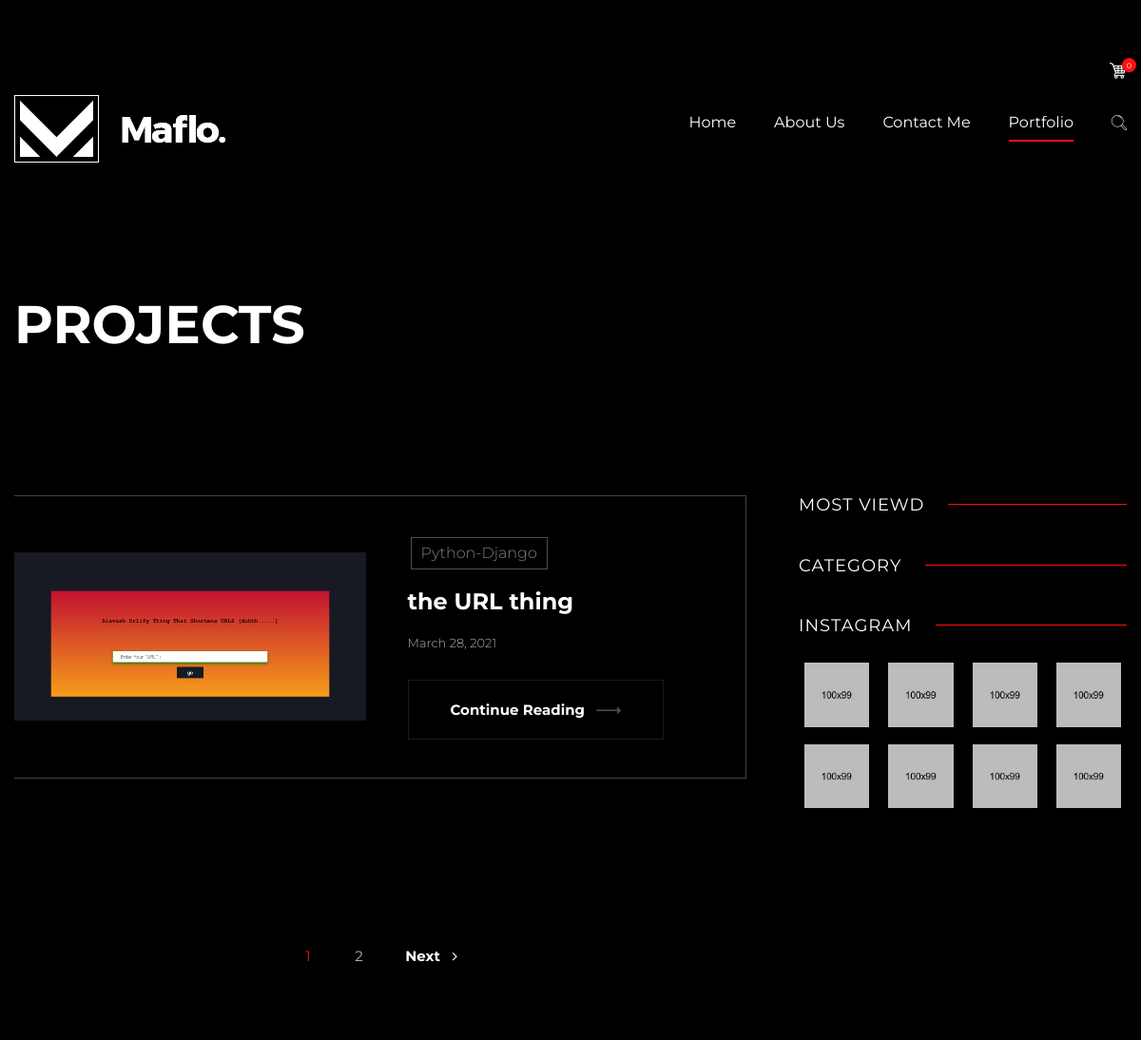
The app's page /projects with its own data.
### CVprojects/models.py (models this page shows, shortened)
class Project(models.Model):
    title       = models.CharField(max_length=50, blank=False)
    caption     = models.TextField(max_length=700, blank=False)
    slug        = models.SlugField(max_length=20, blank=True, unique=True)
    technology  = models.ManyToManyField(LANGUAGE, blank=True)
    category    = models.ManyToManyField(Categories, blank=True)
    source_code = models.CharField(max_length=200, blank=True)
    imagMain    = models.ImageField(blank=False, upload_to=media_upload_path)
    views    = models.PositiveIntegerField(default=0)
    isActive = models.BooleanField(default=True)
    objects = ProjectsManager()
    timestamp = models.DateTimeField(auto_now_add=True)
    def get_absolute_url(self):
        return f"/projects/{self.slug}"

class Categories(models.Model):
    category = models.CharField(max_length=40)
    objects  = CategoryManager()
    def __str__(self):
        return self.category

### CVprojects/views.py (the view)
# urls.py: path('projects', projects),
def projects(request, *args, **kwargs):
    projectList = Project.objects.get_all_active()
    paginator = Paginator(projectList, 1, allow_empty_first_page=True)
    pageRequest = request.GET.get('page')
    pageObj = paginator.get_page(pageRequest)
    context = {
        'list'       :  pageObj,
        'paginator'  : paginator,
        'pageRequest': pageRequest
    }
    return render(request, 'projects.html', context)

### CVprojects/models.py (called while the page is built)
    def get_all_active(self):
        return self.get_queryset().filter(isActive=True)

### CVprojects/templates/projects.html (shortened to what this page needs)
{% load static %}
<!DOCTYPE html>
<html lang="en">
    <head>
        {% include 'components/head.html' %}
   </head>
<body>
    <div class="page-wrapper">
        {% include 'components/siteheader.html'%}
        <section class="page-title">
            <div class="auto-container">
                <h1>Projects</h1>
            </div>
        </section>
        <div class="sidebar-page-container">
            <div class="auto-container">
                <div class="row clearfix">
                    <div class="content-side col-lg-8 col-md-12 col-sm-12">
                        <div class="blog-details">
                            {% for project in list %}
                            <div class="news-block-two">
                                <div class="inner-box project-border">
                                    <div class="row clearfix">
                                        <div class="flex-align-center image-column col-lg-6 col-md-6 col-sm-12">
                                            <div class="inner-column">
                                                <div class="image">
                                                    <a href="{{project.get_absolute_url}}"><img src="{{project.imagMain.url}}" alt=""></a>
                                                </div>
                                            </div>
                                        </div>
                                        <div class="content-column col-lg-6 col-md-6 col-sm-12">
                                            <div class="inner-column">
                                                {% for cat in project.category.all %}
                                                <div class="category">{{cat}}</div>
                                                {%endfor%}
                                                <h4><a href="{{project.get_absolute_url}}">{{project.title}}</a></h4>
                                                <div class="post-date">{{project.timestamp | date}}</div>
                                                <a href="{{project.get_absolute_url}}" class="theme-btn btn-style-one">continue reading <span class="arrow flaticon-next-3"></span></a>
                                            </div>
                                        </div>
                                    </div>
                                </div>
                            </div>
                            <br><br><br>
                            {% endfor %}
                            <div class="paginator">
                                <ul class="styled-pagination">
                                    {% for num in paginator.page_range %}
                                    <li><a href="?page={{num}}" class="{% if num == list.number %}active{%endif%}">{{num}}</a></li>
                                    {%endfor%}
                                    {% if list.has_next %}
                                    <li class="next"><a href="?page={{list.next_page_number}}">Next &nbsp; <span class="fa fa-angle-right"></span></a></li>
                                    {% endif %}
                                </ul>
                            </div>
                        </div>
                    </div>
                    <div class="sidebar-side col-lg-4 col-md-12 col-sm-12">
                        <aside class="sidebar">
                            <div class="sidebar-widget popular-posts">
                                <div class="sidebar-title">
                                    <h3>Most Viewd</h3>
                                </div>
                            </div>
                            <div class="sidebar-widget category-widget">
                                <div class="sidebar-title">
                                    <h3>Category</h3>
                                </div>
                            </div>
                            <div class="sidebar-widget instagram-widget">
                                <div class="sidebar-title">
                                    <h3>instagram</h3>
                                </div>
                                <div class="widget-content">
                                    <div class="images-outer clearfix">
                                        <figure  class="image-box">
                                        <img src="{% static 'images/gallery/instagram-1.jpg' %}" alt=""></figure>
                                        <figure class="image-box">
                                        <img src="{% static 'images/gallery/instagram-1.jpg' %}" alt=""></figure>
                                        <figure class="image-box">
                                        <img src="{% static 'images/gallery/instagram-1.jpg' %}" alt=""></figure>
                                        <figure class="image-box">
                                        <img src="{% static 'images/gallery/instagram-1.jpg' %}" alt=""></figure>
                                        <figure class="image-box">
                                        <img src="{% static 'images/gallery/instagram-1.jpg' %}" alt=""></figure>
                                        <figure class="image-box">
                                        <img src="{% static 'images/gallery/instagram-1.jpg' %}" alt=""></figure>
                                        <figure class="image-box">
                                        <img src="{% static 'images/gallery/instagram-1.jpg' %}" alt=""></figure>
                                        <figure class="image-box">
                                        <img src="{% static 'images/gallery/instagram-1.jpg' %}" alt=""></figure>
                                    </div>
                                </div>
                            </div>
                        </aside>
                    </div>
                </div>
            </div>
        </div>
    </div>
</body>
</html>

### assets/css/responsive.css (style rules this page uses)
@media only screen and (max-width: 5000px) { .page-wrapper { overflow:hidden; } }
@media only screen and (max-width: 1340px) { .page-wrapper { overflow:hidden; } }

### assets/css/myCss.css (style rules this page uses)
.category { margin: 3px; }
.flex-align-center { display: flex; align-items: center; }
.project-border { border: 1px solid rgba(255, 255, 255, 0.267) !important; border-left: none !important; }
.paginator { text-align: center; }

### records on screen
Project: imagMain (picture), title "the URL thing", timestamp "March 28, 2021"
Categories: category "Python-Django"

### other values on screen
{{ num }} "1" "2"
